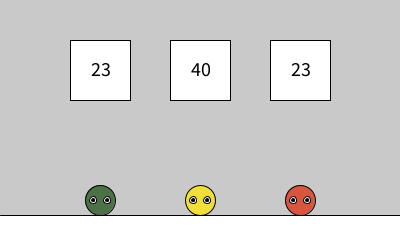
Frame 1 (no input)
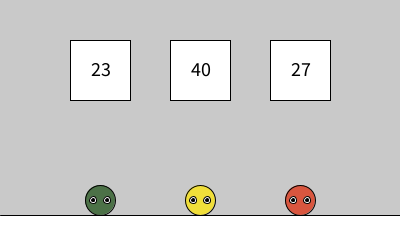
Frame 60 (the mouse pressed at the canvas centre just before this capture)
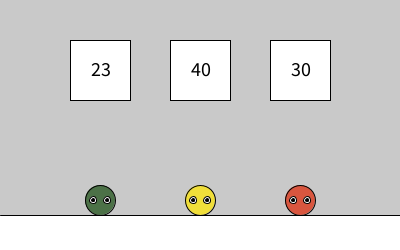
Frame 120 (the mouse held since frame 60 and released just before this capture)

The Processing sketch that drew these frames (run headless with seeded random() and noise(); from frame 60 on, the mouse is pressed at the canvas centre):

// Processing sketch: sk_k3_22_D04
// ── sk_k3_22_D04.pde
/**

ボールのキャラクターの動きと時刻の進みが連動している時計
時間、分、秒が切り替わる時に、キャラクターが各自の時間ボックスを叩く

*/

int iHour; //現在の時間
int iAnimFrameH; // アニメーションフレーム（時間）
int iMinute; //現在の分
int iAnimFrameM; // アニメーションフレーム（分）
int iSecond; // 現在の秒
int iAnimFrameS; // アニメーションフレーム（秒）

void setup()
{
  size(400,250);
  frameRate( 20 );
  iHour = hour();
  iMinute = minute();
  iSecond = second();
  iAnimFrameH = 0;
  iAnimFrameM = 0;
  iAnimFrameS = 0;
}

void draw()
{
  // スクリーンリフレッシュ
  noStroke();
  fill( 201, 201, 201 ); // 背景色（灰色）
  rect( 0, 0, width, height );
  // 地面の色
  fill(256,256,256);
  rect(0,215,400,215);
  stroke( 0 );
  // 地面の描画
  line(0,215,400,215);
  
  // ブロックの描画
    // 時間の矩形アニメーション描画
  float fHourRectY = 40; // 跳ねる矩形の初期Y座標値
  /** アニメーションは3フレーム目に開始して8フレーム目で終了 */
  if( iAnimFrameH > 3 && iAnimFrameH < 8 )
  {
    fHourRectY -= 10 * sin( radians( 180 * ( iAnimFrameH - 3 ) / 5.0 ) );
  }
  fill(256,256,256); //　矩形の色
  rect(70,fHourRectY,60,60);
  fill( 0 );
  textSize( 20 );
  textAlign(CENTER);
  text( iHour, 70+31, fHourRectY+36 );
  noFill();
  
   // 分の矩形アニメーション描画
  float fMinuteRectY = 40; // 跳ねる矩形の初期Y座標値
  /** アニメーションは3フレーム目に開始して8フレーム目で終了 */
  if( iAnimFrameM > 3 && iAnimFrameM < 8 )
  {
    fMinuteRectY -= 10 * sin( radians( 180 * ( iAnimFrameM - 3 ) / 5.0 ) );
  }
  fill(256,256,256); //　矩形の色
  rect(170,fMinuteRectY,60,60);
  fill( 0 );
  textSize( 20 );
  textAlign(CENTER);
  text( iMinute, 170+31, fMinuteRectY+36 );
  noFill();
 
  // 秒の矩形アニメーション描画
  float fSecondRectY = 40; // 跳ねる矩形の初期Y座標値
  /** アニメーションは3フレーム目に開始して8フレーム目で終了 */
  if( iAnimFrameS > 3 && iAnimFrameS < 8 )
  {
    fSecondRectY -= 10 * sin( radians( 180 * ( iAnimFrameS - 3 ) / 5.0 ) );
  }
  fill(256,256,256); //　矩形の色
  rect( 270, fSecondRectY, 60, 60 );
  fill( 0 );
  textSize( 20 );
  textAlign(CENTER);
  text( iSecond, 270+31, fSecondRectY+36 );
  noFill();
  
  // 時間の楕円
  //時間のアニメーション描画
  float fHourEllipseY = 200; // ジャンプする楕円の初期Y座標値
  /** アニメーションは8フレームの間行う．
  8フレームを超えたら初期位置で待機． */
  if( iAnimFrameH < 8 )
  {
    fHourEllipseY -= 90 * sin( radians( 180 * iAnimFrameH / 8.0 ) );
  }
  fill(76,113,71); //　緑色
  ellipse( 100, fHourEllipseY, 30, 30 );
  //　白目（時間）
  fill(256,256,256);
  ellipse(93,fHourEllipseY,7,7);
  ellipse(107,fHourEllipseY,7,7);
  //　黒目（時間）
  fill(0);
  ellipse(93,fHourEllipseY,3,3);
  ellipse(107,fHourEllipseY,3,3);
  // 最新の時間取得
  int iHourNew = hour();
  // アニメーションフレーム（時間）更新
  if( iHour != iHourNew )
  {
    iHour = iHourNew;
    iAnimFrameH = 0;
  }
  else if( iAnimFrameH < 8 )
  {
    iAnimFrameH++;
  }
  
  // 分の楕円
  //分のアニメーション描画
  float fMinuteEllipseY = 200; // ジャンプする楕円の初期Y座標値
  /** アニメーションは8フレームの間行う．
  8フレームを超えたら初期位置で待機． */
  if( iAnimFrameM < 8 )
  {
    fMinuteEllipseY -= 90 * sin( radians( 180 * iAnimFrameM / 8.0 ) );
  }
  fill(240,222,58); //　黄色
  ellipse( 200, fMinuteEllipseY, 30, 30 );
  //　白目（分）
  fill(256,256,256);
  ellipse(93+100,fMinuteEllipseY,7,7);
  ellipse(107+100,fMinuteEllipseY,7,7);
  //　黒目（分）
  fill(0);
  ellipse(93+100,fMinuteEllipseY,3,3);
  ellipse(107+100,fMinuteEllipseY,3,3);
  // 最新の時間取得
  int iMinuteNew = minute();
  // アニメーションフレーム（分）更新
  if( iMinute != iMinuteNew )
  {
    iMinute = iMinuteNew;
    iAnimFrameM = 0;
  }
  else if( iAnimFrameM < 8 )
  {
    iAnimFrameM++;
  }
  
  // 秒の楕円アニメーション描画
  float fSecondEllipseY = 200; // ジャンプする楕円の初期Y座標値
  /** アニメーションは8フレームの間行う．
  8フレームを超えたら初期位置で待機． */
  if( iAnimFrameS < 8 )
  {
    fSecondEllipseY -= 90 * sin( radians( 180 * iAnimFrameS / 8.0 ) );
  }
  fill(216,86,63); //　赤色
  ellipse( 300, fSecondEllipseY, 30, 30 );
  //　白目（秒）
  fill(256,256,256);
  ellipse(93+200,fSecondEllipseY,7,7);
  ellipse(107+200,fSecondEllipseY,7,7);
  //　黒目（秒）
  fill(0);
  ellipse(93+200,fSecondEllipseY,3,3);
  ellipse(107+200,fSecondEllipseY,3,3);
  // 最新の時間取得
  int iSecondNew = second();
  // アニメーションフレーム（秒）更新
  if( iSecond != iSecondNew )
  {
    iSecond = iSecondNew;
    iAnimFrameS = 0;
  }
  else if( iAnimFrameS < 8 )
  {
    iAnimFrameS++;
  }
}
